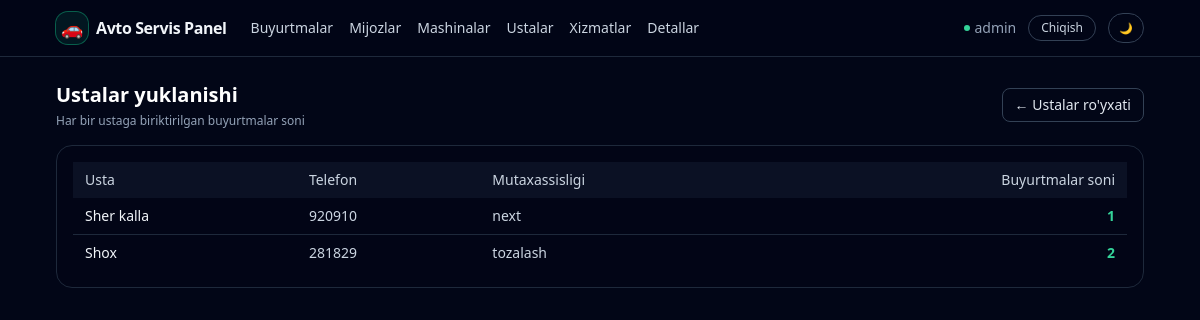
The app's page /masters/workload/ (signed in) with its own data.
### apps/models.py (models this page shows, shortened)
class User(AbstractUser):
    telegram_username = models.CharField(
        _("Telegram username"), max_length=255, null=True, blank=True
    )
    telegram_id = models.BigIntegerField(_("Telegram ID"), null=True, blank=True)
    telegram_chat_id = models.BigIntegerField(
        _("Telegram chat ID"), null=True, blank=True
    )
    telegram_username_validator = RegexValidator(
        regex=r"^[a-zA-Z0-9_]{5,32}$",
        message=_(
            "Telegram username can only contain letters, numbers and underscores"
        ),
    )
    role = models.CharField(
        _("Role"), max_length=32, choices=Role.choices, default=Role.USER
    )
    phone = models.CharField(
        _("Phone number"),
        max_length=20,
        blank=True,
        help_text=_("Contact phone number"),
    )
    class Meta:
        verbose_name = _("User")
        verbose_name_plural = _("Users")

class Master(models.Model):
    user = models.OneToOneField(
        User,
        on_delete=models.SET_NULL,
        related_name="master_profile",
        null=True,
        blank=True,
    )
    full_name = models.CharField(_("Full name"), max_length=255)
    phone = models.CharField(_("Phone"), max_length=20, blank=True)
    specialization = models.CharField(
        _("Specialization"), max_length=100, blank=True
    )
    class Meta:
        verbose_name = _("Master")
        verbose_name_plural = _("Masters")

### apps/views/masters.py (the view)
# urls.py: path("masters/workload/", master_workload, name="master_workload"),
@login_required
def master_workload(request):
    masters = Master.objects.annotate(total_orders=Count("orders")).all()
    return render(
        request,
        "masters/master_workload.html",
        {"masters": masters},
    )

### templates/masters/master_workload.html (shortened to what this page needs)
{% extends "base.html" %}
{% block content %}
<div class="mb-4 flex items-center justify-between">
    <div>
        <h1 class="text-xl font-semibold text-white">Ustalar yuklanishi</h1>
        <p class="text-xs text-slate-400 mt-1">
            Har bir ustaga biriktirilgan buyurtmalar soni
        </p>
    </div>
    <a href="{% url 'apps:master_list' %}"
       class="inline-flex items-center rounded-lg border border-slate-700 px-3 py-1.5 text-xs sm:text-sm font-medium text-slate-200 hover:bg-slate-800 transition">
        ← Ustalar ro'yxati
    </a>
</div>
<div class="rounded-2xl border border-slate-800 bg-slate-950/60 p-4">
    <div class="overflow-x-auto">
        <table class="min-w-full text-xs sm:text-sm">
            <thead class="bg-slate-900/70 text-slate-300">
            <tr>
                <th class="px-3 py-2 text-left font-medium">Usta</th>
                <th class="px-3 py-2 text-left font-medium">Telefon</th>
                <th class="px-3 py-2 text-left font-medium">Mutaxassisligi</th>
                <th class="px-3 py-2 text-right font-medium">Buyurtmalar soni</th>
            </tr>
            </thead>
            <tbody class="divide-y divide-slate-800">
            {% for master in masters %}
                <tr>
                    <td class="px-3 py-2 text-slate-100">{{ master.full_name }}</td>
                    <td class="px-3 py-2 text-slate-300">{{ master.phone }}</td>
                    <td class="px-3 py-2 text-slate-300">{{ master.specialization }}</td>
                    <td class="px-3 py-2 text-right text-emerald-400 font-semibold">
                        {{ master.total_orders }}
                    </td>
                </tr>
            {% empty %}
                <tr>
                    <td colspan="4" class="px-3 py-4 text-center text-slate-500">
                        Ustalar hozircha kiritilmagan
                    </td>
                </tr>
            {% endfor %}
            </tbody>
        </table>
    </div>
</div>
{% endblock %}

### templates/base.html (shortened to what this page needs)
{% load static %}
<!DOCTYPE html>
<html lang="uz">
<head>
    <script src="https://cdn.tailwindcss.com"></script>
</head>
<body class="min-h-screen text-slate-100" data-theme="dark">
<div class="min-h-screen flex flex-col">
    <header class="border-b border-slate-800 bg-slate-950/80 backdrop-blur">
        <div class="mx-auto w-full max-w-6xl px-4 sm:px-6 lg:px-8 py-3 flex items-center justify-between">
            <div class="flex items-center gap-6">
                <a href="{% url 'apps:order_list' %}" class="inline-flex items-center gap-2">
                    <span class="inline-flex h-8 w-8 items-center justify-center rounded-xl bg-emerald-500/10 ring-1 ring-emerald-500/50">
                        <span class="text-lg">🚗</span>
                    </span>
                    <span class="font-semibold tracking-tight text-sm sm:text-base">Avto Servis Panel</span>
                </a>
                <nav class="hidden sm:flex items-center gap-4 text-xs sm:text-sm text-slate-300">
                    <a href="{% url 'apps:order_list' %}" class="hover:text-white transition">
                        Buyurtmalar
                    </a>
                    <a href="{% url 'apps:customer_list' %}" class="hover:text-white transition">
                        Mijozlar
                    </a>
                    <a href="{% url 'apps:car_list' %}" class="hover:text-white transition">
                        Mashinalar
                    </a>
                    <a href="{% url 'apps:master_list' %}" class="hover:text-white transition">
                        Ustalar
                    </a>
                    <a href="{% url 'apps:service_list' %}" class="hover:text-white transition">
                        Xizmatlar
                    </a>
                    <a href="{% url 'apps:part_list' %}" class="hover:text-white transition">
                        Detallar
                    </a>
                </nav>
            </div>
            <div class="flex items-center gap-3 text-xs sm:text-sm">
                {% if request.user.is_authenticated %}
                    <span class="hidden sm:inline-flex items-center gap-1 text-slate-400">
                        <span class="w-1.5 h-1.5 rounded-full bg-emerald-400 animate-pulse"></span>
                        {{ request.user.get_full_name|default:request.user.username }}
                    </span>
                    <a href="{% url 'logout' %}"
                       class="inline-flex items-center rounded-full border border-slate-700 px-3 py-1 text-xs font-medium text-slate-300 hover:bg-slate-800 transition">
                        Chiqish
                    </a>
                {% endif %}
                <button type="button" id="theme-toggle"
                        class="inline-flex items-center rounded-full border border-slate-700 px-2.5 py-1 text-[11px] font-medium text-slate-300 hover:bg-slate-800 transition">
                </button>
            </div>
        </div>
    </header>
    <main class="flex-1">
        <div class="mx-auto w-full max-w-6xl px-4 sm:px-6 lg:px-8 py-6">
            {% block content %}{% endblock %}
        </div>
    </main>
</div>
</body>
</html>

### templates/base.html (style rules this page uses)
body[data-theme="dark"] { background-color: rgb(2 6 23); color: rgb(241 245 249); }

### records on screen
User: user.get_full_name "admin"
Master: full_name "Sher kalla", phone "920910", specialization "next", total_orders "1"
Master: full_name "Shox", phone "281829", specialization "tozalash", total_orders "2"
